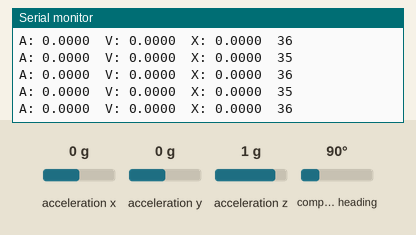
A sketch run on a simulated Arduino Uno, built with avr-gcc and run on an emulated ATmega328P. Parts: the last lines printed to the serial monitor. The test bench sets the inputs (shaded band); at power-on: acceleration x 0 g, acceleration y 0 g, acceleration z 1 g, compass heading 90°.

Above: at 3.7 s.
3.8 s: acceleration x set to 0.8 g
At 4.5 s:
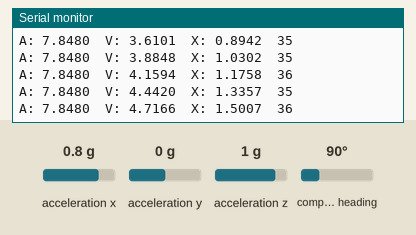
6.8 s: acceleration x set to -1.4 g
At 9.4 s:
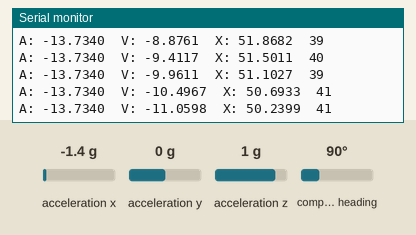
9.8 s: acceleration x set to 0 g
At 9.81 s:
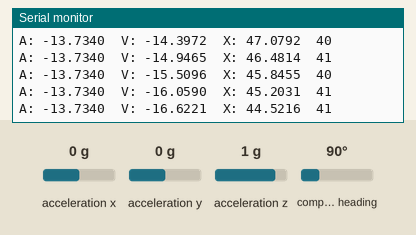
12.8 s: acceleration x set to -0.8 g
At 12.96 s:
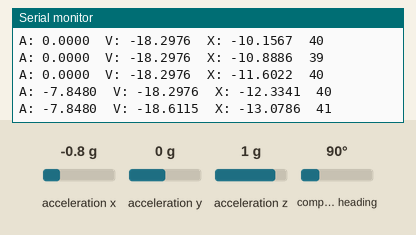
Timing chart, 0 to 15.8 s (numbered marks = the images above; inputs shaded):
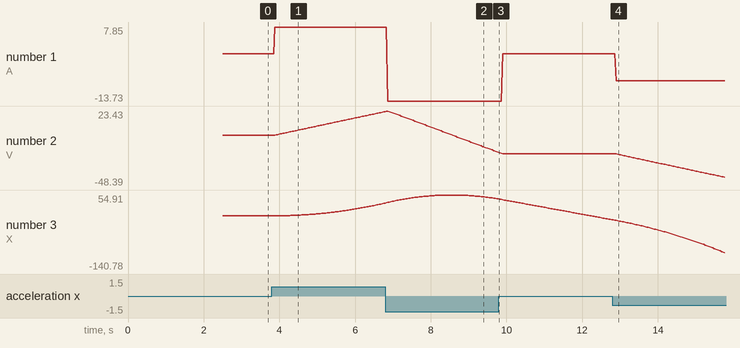

Measured:
- after the input at 3.8 s, the serial monitor: prints a new line after 0.08 s (image 1)
- plotted number 1: 0 → 7.85 after the input at 3.8 s
- plotted number 2: 0 → 22.84 after the input at 3.8 s
- plotted number 3: 0 → 33.64 after the input at 3.8 s

The sketch:

double_IMU_testing.ino
```cpp
// Double BNO testing

int reset_IMU = 2;


#include <Wire.h>
#include <Adafruit_Sensor.h>
#include <Adafruit_BNO055.h>
#include <utility/imumaths.h>

Adafruit_BNO055 bno1 = Adafruit_BNO055(55, 0x28);
//Adafruit_BNO055 bno2 = Adafruit_BNO055(55, 0x29);

float offset,velocity = 0, distance = 0;

long last, current;


void setup(void)
{
  // reset the IMUs to the proper addresses to ensure proper connection
  pinMode(reset_IMU, OUTPUT);
  digitalWrite(reset_IMU, HIGH);
  delay(500);
  digitalWrite(reset_IMU, LOW);
  delay(1000);
  digitalWrite(reset_IMU, HIGH);


  Serial.begin(9600);
  Serial.println("Orientation Sensor Test"); Serial.println("");


  /* Initialise the sensor */
  if (!bno1.begin())
  {
    /* There was a problem detecting the BNO055 ... check your connections */
    Serial.print("Ooops, no BNO1 detected ... Check your wiring or I2C ADDR!");
    while (1);
  }

  bno1.setExtCrystalUse(true);
  delay(1000);
  imu::Vector<3> ACCEL1 = bno1.getVector(Adafruit_BNO055::VECTOR_ACCELEROMETER);

  offset = ACCEL1.x();
  last = millis();
}

void loop(void)
{
  /* Get a new sensor event */

  sensors_event_t event1;
  bno1.getEvent(&event1);


  imu::Vector<3> ACCEL1 = bno1.getVector(Adafruit_BNO055::VECTOR_ACCELEROMETER);
  Serial.print("A: ");
  Serial.print(ACCEL1.x()-offset, 4);
  Serial.print("\tV: ");
  Serial.print(velocity, 4);
  Serial.print("\tX: ");
  Serial.print(distance, 4);
  current = millis();
  Serial.print('\t');
  Serial.println(current - last);

  velocity += 0.001 * (current - last) * (ACCEL1.x()-offset);
  distance += 0.001 * (current - last) * velocity;
  last = current;

}
```
